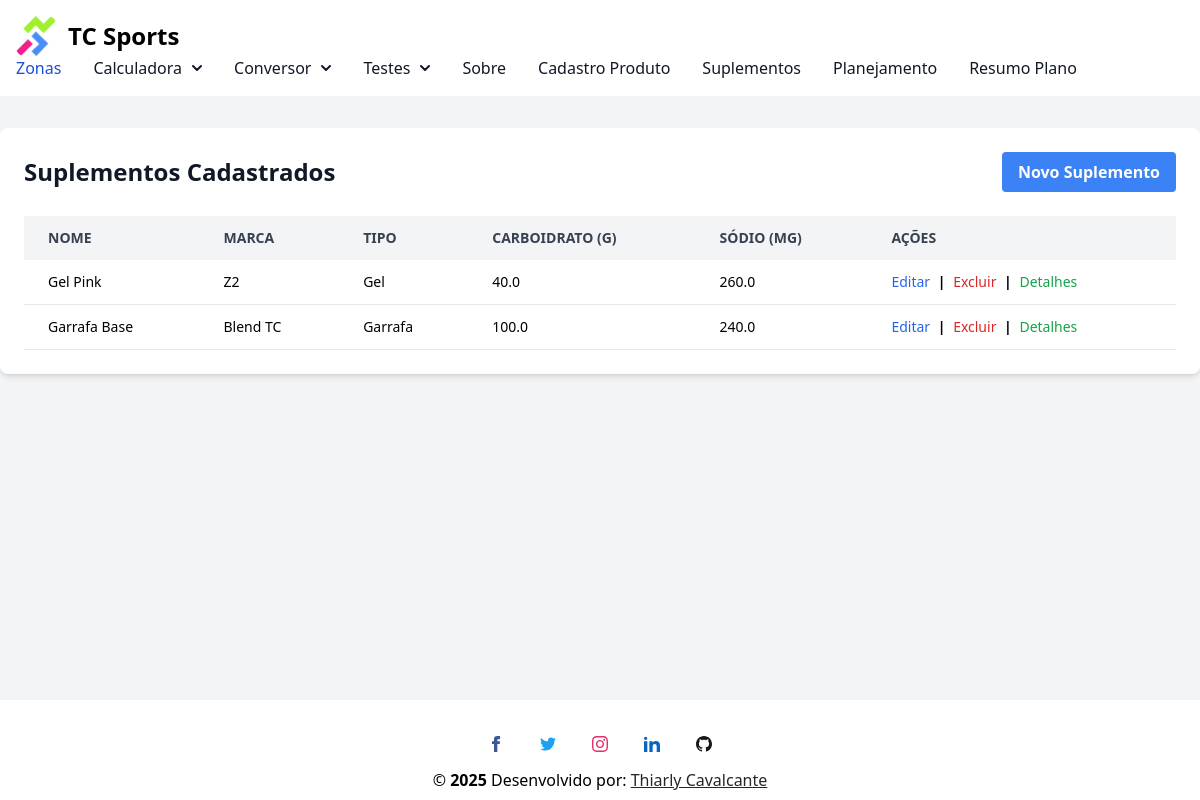
Page /suplementos on the earlier database version.
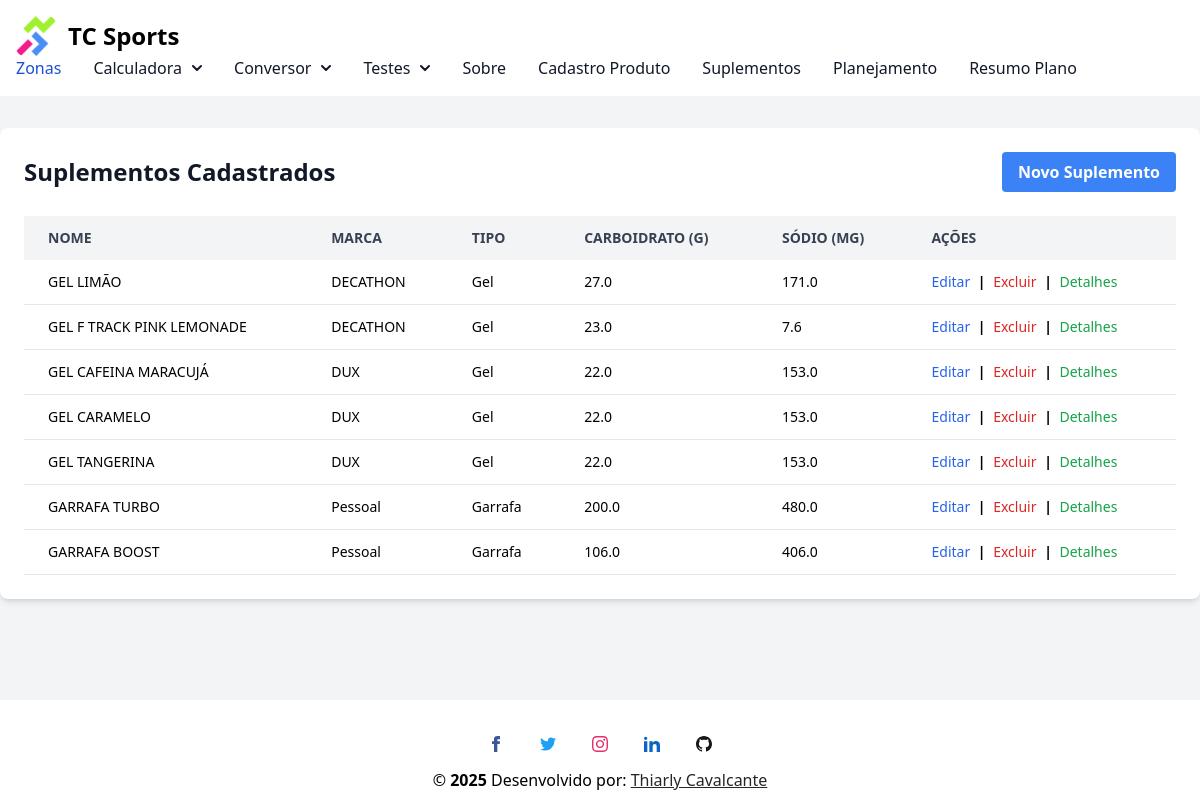
Same page on the later database version.
### conversor/models.py (models this page shows, shortened)
class Suplemento(database.Model):
    __tablename__ = 'suplementos'
    id = database.Column(database.Integer, primary_key=True)
    nome = database.Column(database.String(100), nullable=False)
    tipo = database.Column(database.String(50), nullable=False)  # ex: Gel, Garrafa, Cápsula
    marca = database.Column(database.String(50))
    carbo = database.Column(database.Float)
    sodio = database.Column(database.Float)
    magnesio = database.Column(database.Float)
    potassio = database.Column(database.Float)
    calcio = database.Column(database.Float)
    cafeina = database.Column(database.Float)
    taurina = database.Column(database.Float)
    beta_alanina = database.Column(database.Float)
    citrulina = database.Column(database.Float)
    creatina = database.Column(database.Float)
    coq10 = database.Column(database.Float)
    carnitina = database.Column(database.Float)
    leucina = database.Column(database.Float)
    isoleucina = database.Column(database.Float)
    valina = database.Column(database.Float)
    arginina = database.Column(database.Float)
    vit_b1 = database.Column(database.Float)
    vit_b2 = database.Column(database.Float)
    vit_b3 = database.Column(database.Float)
    vit_b6 = database.Column(database.Float)
    vit_b7 = database.Column(database.Float)
    vit_b9 = database.Column(database.Float)
    vit_b12 = database.Column(database.Float)
    vit_c = database.Column(database.Float)

### conversor/router.py (the view)
@app.route('/suplementos')
def listar_suplementos():
    suplementos = Suplemento.query.all()
    return render_template('listar_suplementos.html', suplementos=suplementos)

### conversor/templates/listar_suplementos.html (shortened to what this page needs)
{% extends "base.html" %}
{% block content %}
<div class="flex flex-col items-center justify-center mt-8">
    <div class="w-full max-w-8xl p-6 bg-white rounded-lg shadow-md">
        <div class="flex justify-between items-center mb-6">
            <h1 class="text-2xl font-bold text-gray-900">Suplementos Cadastrados</h1>
            <a href="{{ url_for('novo_suplemento') }}" class="bg-blue-500 hover:bg-blue-700 text-white font-bold py-2 px-4 rounded">
                Novo Suplemento
            </a>
        </div>
        {% if suplementos %}
        <div class="overflow-x-auto">
            <table class="min-w-full text-sm text-left">
                <thead class="text-gray-700 uppercase bg-gray-100">
                    <tr>
                        <th class="py-3 px-6">Nome</th>
                        <th class="py-3 px-6">Marca</th>
                        <th class="py-3 px-6">Tipo</th>
                        <th class="py-3 px-6">Carboidrato (g)</th>
                        <th class="py-3 px-6">Sódio (mg)</th>
                        <th class="py-3 px-6">Ações</th>
                    </tr>
                </thead>
                <tbody>
                    {% for suplemento in suplementos %}
                    <tr class="border-b">
                        <td class="py-3 px-6">{{ suplemento.nome }}</td>
                        <td class="py-3 px-6">{{ suplemento.marca }}</td>
                        <td class="py-3 px-6">{{ suplemento.tipo }}</td>
                        <td class="py-3 px-6">{{ suplemento.carbo or 0 }}</td>
                        <td class="py-3 px-6">{{ suplemento.sodio or 0 }}</td>
                        <td class="py-3 px-6">
                            <a href="{{ url_for('editar_suplemento', id=suplemento.id) }}" class="text-blue-600 hover:underline">Editar</a>
                            <span class="mx-1">|</span>
                            <a href="{{ url_for('excluir_suplemento', id=suplemento.id) }}" class="text-red-600 hover:underline" onclick="return confirm('Tem certeza que deseja excluir?')">Excluir</a>
                            <span class="mx-1">|</span>
                            <button onclick="toggleDetails('{{ suplemento.id }}')" class="text-green-600 hover:underline">Detalhes</button>
                        </td>
                    </tr>
                    {% endfor %}
                </tbody>
            </table>
        </div>
        {% else %}
        <p class="text-center text-gray-500">Nenhum suplemento cadastrado ainda.</p>
        {% endif %}
    </div>
</div>
{% endblock %}

### conversor/templates/base.html (shortened to what this page needs)
<!DOCTYPE html>
<html lang="pt">
<head>
    <script src="https://cdn.tailwindcss.com"></script>
    <link rel="stylesheet" href="{{ url_for('static', filename='css/style.css') }}">
</head>
<body>
    {% include 'navbar.html' %}
    <div class="content">
    {% block content %}
    {% endblock %}
    </div>
<footer class="w-full bg-white border-gray-200 text-center text-white dark:bg-neutral-600">
    <div class="pt-9 w-full">
      <div class="mb-2 flex justify-center">
        <a href="https://www.facebook.com/thiarly.cavalcante/" target="_blank" class="mr-9 text-neutral-800 dark:text-neutral-200" aria-label="Facebook">
          <svg
            xmlns="http://www.w3.org/2000/svg"
            class="h-4 w-4"
            fill="#3b5998"
            viewBox="0 0 24 24">
            <path
              d="M9 8h-3v4h3v12h5v-12h3.642l.358-4h-4v-1.667c0-.955.192-1.333 1.115-1.333h2.885v-5h-3.808c-3.596 0-5.192 1.583-5.192 4.615v3.385z" />
          </svg>
        </a>
        <a href="https://twitter.com/ThiarlyC" target="_blank" class="mr-9 text-neutral-800 dark:text-neutral-200" aria-label="Twitter">
        </a>
        <a href="https://www.instagram.com/thiarly_tri/" target="_blank" class="mr-9 text-neutral-800 dark:text-neutral-200" aria-label="Instagram">
        </a>
        <a href="https://www.linkedin.com/in/thiarly-cavalcante-b0aa6056/" target="_blank" class="mr-9 text-neutral-800 dark:text-neutral-200" aria-label="Linkedin">
        </a>
        <a href="https://github.com/thiarly" target="_blank" class="text-neutral-800 dark:text-neutral-200" aria-label="Github">
        </a>
      </div>
    </div>
    <div
      class="w-full bg-white p-2 text-center text-black dark:bg-neutral-700 dark:text-neutral-200">
      &copy; <span id="copyrightYear"></span> Desenvolvido por:
      <a
        class="text-neutral-800 dark:text-neutral-400 underline hover:text-neutral-500"
        href="https://profile-thiarly-cavalcante-production.up.railway.app" target="_blank"
        >Thiarly Cavalcante</a
      >
    </div>
  </footer>
</body>
</html>

### conversor/templates/navbar.html (shortened to what this page needs)
<!DOCTYPE html>
<html lang="en">
<head>
    <script src="https://cdn.tailwindcss.com"></script>
</head>
<body class="bg-gray-100">
<nav class="bg-white border-gray-200 dark:bg-gray-900 dark:border-gray-700">
  <div class="max-w-screen-xl flex flex-wrap items-center justify-between mx-auto p-4">
    <a href="{{url_for('sobre')}}" class="flex items-center">
      <img src="{{ url_for('static', filename='image/tcsports.png')}}" class="h-10 mr-3 rounded-lg" alt="Flowbite Logo" />
      <span class="self-center text-2xl font-bold whitespace-nowrap dark:text-white">TC Sports</span>
    </a>
    <div class="hidden w-full md:block md:w-auto" id="divNav">
      <ul class="flex flex-col font-medium p-4 md:p-0 mt-4 border border-gray-100 rounded-lg bg-gray-50 md:space-x-8 rtl:space-x-reverse md:flex-row md:mt-0 md:border-0 md:bg-white dark:bg-gray-800 md:dark:bg-gray-900 dark:border-gray-700">
        <li>
          <a href="zonas" class="block py-2 px-3 text-white bg-blue-700 rounded md:bg-transparent md:text-blue-700 md:p-0 md:dark:text-blue-500 dark:bg-blue-600 md:dark:bg-transparent" aria-current="page">Zonas</a>
        </li>
        <li>
            <button id="dropdownNavbarLink1" data-dropdown-toggle="dropdownNavbar" class="flex items-center justify-between w-full py-2 px-3 text-gray-900 rounded hover:bg-gray-100 md:hover:bg-transparent md:border-0 md:hover:text-blue-700 md:p-0 md:w-auto dark:text-white md:dark:hover:text-blue-500 dark:focus:text-white dark:border-gray-700 dark:hover:bg-gray-700 md:dark:hover:bg-transparent">Calculadora <svg class="w-2.5 h-2.5 ms-2.5" aria-hidden="true" xmlns="http://www.w3.org/2000/svg" fill="none" viewBox="0 0 10 6">
    <path stroke="currentColor" stroke-linecap="round" stroke-linejoin="round" stroke-width="2" d="m1 1 4 4 4-4"/>
  </svg></button>
        </li>
        <li>
          <button id="dropdownNavbarLink2" data-dropdown-toggle="dropdownNavbar" class="flex items-center justify-between w-full py-2 px-3 text-gray-900 rounded hover:bg-gray-100 md:hover:bg-transparent md:border-0 md:hover:text-blue-700 md:p-0 md:w-auto dark:text-white md:dark:hover:text-blue-500 dark:focus:text-white dark:border-gray-700 dark:hover:bg-gray-700 md:dark:hover:bg-transparent">Conversor <svg class="w-2.5 h-2.5 ms-2.5" aria-hidden="true" xmlns="http://www.w3.org/2000/svg" fill="none" viewBox="0 0 10 6">
  <path stroke="currentColor" stroke-linecap="round" stroke-linejoin="round" stroke-width="2" d="m1 1 4 4 4-4"/>
</svg></button>
      </li>
      <li>
        <button id="dropdownNavbarLink3" data-dropdown-toggle="dropdownNavbar" class="flex items-center justify-between w-full py-2 px-3 text-gray-900 rounded hover:bg-gray-100 md:hover:bg-transparent md:border-0 md:hover:text-blue-700 md:p-0 md:w-auto dark:text-white md:dark:hover:text-blue-500 dark:focus:text-white dark:border-gray-700 dark:hover:bg-gray-700 md:dark:hover:bg-transparent">Testes <svg class="w-2.5 h-2.5 ms-2.5" aria-hidden="true" xmlns="http://www.w3.org/2000/svg" fill="none" viewBox="0 0 10 6">
<path stroke="currentColor" stroke-linecap="round" stroke-linejoin="round" stroke-width="2" d="m1 1 4 4 4-4"/>
</svg></button>
    </li>
        <li>
          <a href="sobre" class="block py-2 px-3 text-gray-900 rounded hover:bg-gray-100 md:hover:bg-transparent md:border-0 md:hover:text-blue-700 md:p-0 dark:text-white md:dark:hover:text-blue-500 dark:hover:bg-gray-700 dark:hover:text-white md:dark:hover:bg-transparent">Sobre</a>
        </li>
        <li>
          <a href="{{url_for('novo_suplemento')}}" class="block py-2 px-3 text-gray-900 rounded hover:bg-gray-100 md:hover:bg-transparent md:border-0 md:hover:text-blue-700 md:p-0 dark:text-white md:dark:hover:text-blue-500 dark:hover:bg-gray-700 dark:hover:text-white md:dark:hover:bg-transparent">Cadastro Produto</a>
        </li>
        <li>
          <a href="{{url_for('listar_suplementos')}}" class="block py-2 px-3 text-gray-900 rounded hover:bg-gray-100 md:hover:bg-transparent md:border-0 md:hover:text-blue-700 md:p-0 dark:text-white md:dark:hover:text-blue-500 dark:hover:bg-gray-700 dark:hover:text-white md:dark:hover:bg-transparent">Suplementos</a>
        </li>
        <li>
          <a href="{{url_for('planejamento')}}" class="block py-2 px-3 text-gray-900 rounded hover:bg-gray-100 md:hover:bg-transparent md:border-0 md:hover:text-blue-700 md:p-0 dark:text-white md:dark:hover:text-blue-500 dark:hover:bg-gray-700 dark:hover:text-white md:dark:hover:bg-transparent">Planejamento</a>
        </li>
        <li>
          <a href="{{url_for('resumo_view')}}" class="block py-2 px-3 text-gray-900 rounded hover:bg-gray-100 md:hover:bg-transparent md:border-0 md:hover:text-blue-700 md:p-0 dark:text-white md:dark:hover:text-blue-500 dark:hover:bg-gray-700 dark:hover:text-white md:dark:hover:bg-transparent">Resumo Plano</a>
        </li>
      </ul>
    </div>
  </div>
</nav>
</body>
</html>

### conversor/static/css/style.css (style rules this page uses)
span { color: black; font-weight: bold; }
html { height: 100%; }
body { display: flex; flex-direction: column; min-height: 100vh; margin: 0; }
.content { flex: 1 0 auto; }
footer { flex-shrink: 0; }

Differences in the rows shown:
removed Suplemento: nome "Gel Pink", marca "Z2", tipo "Gel", carbo "40.0", sodio "260.0"
removed Suplemento: nome "Garrafa Base", marca "Blend TC", tipo "Garrafa", carbo "100.0", sodio "240.0"
added Suplemento: nome "GEL LIMÃO", marca "DECATHON", tipo "Gel", carbo "27.0", sodio "171.0"
added Suplemento: nome "GEL F TRACK PINK LEMONADE", marca "DECATHON", tipo "Gel", carbo "23.0", sodio "7.6"
added Suplemento: nome "GEL CAFEINA MARACUJÁ", marca "DUX", tipo "Gel", carbo "22.0", sodio "153.0"
added Suplemento: nome "GEL CARAMELO", marca "DUX", tipo "Gel", carbo "22.0", sodio "153.0"
added Suplemento: nome "GEL TANGERINA", marca "DUX", tipo "Gel", carbo "22.0", sodio "153.0"
added Suplemento: nome "GARRAFA TURBO", marca "Pessoal", tipo "Garrafa", carbo "200.0", sodio "480.0"
added Suplemento: nome "GARRAFA BOOST", marca "Pessoal", tipo "Garrafa", carbo "106.0", sodio "406.0"
